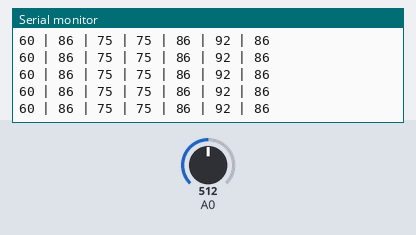
Bench run of a program on a simulated ESP8266 (NodeMCU). Parts: the last lines printed to the serial monitor. The inputs (shaded band) are chosen by the test bench; at power-on: A0 = 512. WiFi joins after 1.5 s; servers stay silent unless stated.

Above: at 2.7 s.
2.8 s: A0 set to 550
At 3.8 s:
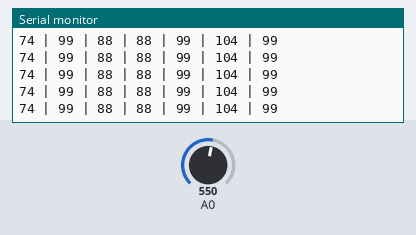
8.8 s: A0 set to 397
At 9.9 s:
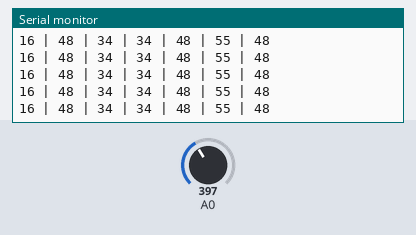
11.8 s: A0 set to 361
At 12.7 s:
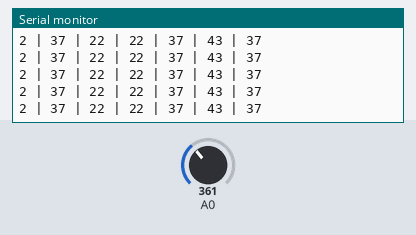
14.8 s: A0 set to 314
At 15.9 s:
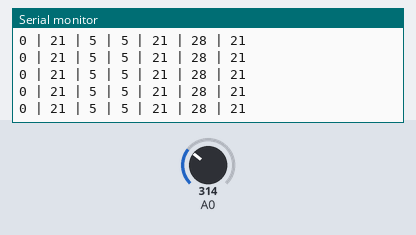
Timing chart, 0 to 17.8 s (numbered marks = the images above; inputs shaded):
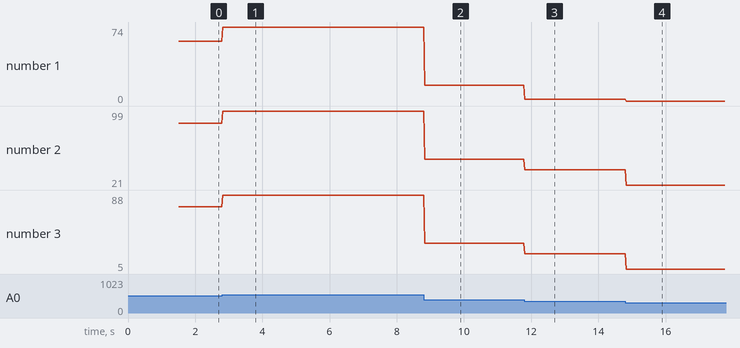

Measured:
- after the input at 2.8 s, the serial monitor: prints a new line at once (image 1)
- after the input at 8.8 s, the serial monitor: prints a new line at once (image 2)
- after the input at 11.8 s, the serial monitor: prints a new line at once (image 3)
- after the input at 14.8 s, the serial monitor: prints a new line at once (image 4)
- plotted number 1: 60 → 74 after the input at 2.8 s, 74 → 16 after the input at 8.8 s, 16 → 2 after the input at 11.8 s, 2 → 0 after the input at 14.8 s
- plotted number 2: 86 → 99 after the input at 2.8 s, 99 → 48 after the input at 8.8 s, 48 → 37 after the input at 11.8 s, 37 → 21 after the input at 14.8 s
- plotted number 3: 75 → 88 after the input at 2.8 s, 88 → 34 after the input at 8.8 s, 34 → 22 after the input at 11.8 s, 22 → 5 after the input at 14.8 s

The program:

main.cpp
```cpp
#include <ESP8266WiFi.h>
#include <WiFiUdp.h>

WiFiUDP Udp;
unsigned int localUdpPort = 4210;
char incomingPacket[255];
char  replyPacekt[] = "ack jesse";

int strobePin = 12; // strobe is attached to digital pin 2
int resetPin = 2; // reset is attached to digital pin 3
int spectrumValue[7]; // to hold a2d values
uint8_t spectrumResult[7];
int FilterValue[7] = {355 , 250 , 300 , 300 , 250 , 225 , 250 };

static unsigned int running_max=255;
  static unsigned int running_avg=0;
  static float scalefactor = 1;
  unsigned int instant_avg=0;
  int reading;
  static int lastValue[7]={0,0,0,0,0,0,0};
//int FilterValue[7] = {0 , 0 , 0 , 0 , 0 , 0 , 0 };


void setup(){

  Serial.begin(9600);
    Serial.println();

    WiFi.begin("Adrenaline", "Hertzcar123");

    Serial.print("Connecting");
    while (WiFi.status() != WL_CONNECTED)
    {
      delay(500);
      Serial.print(".");
    }
    Serial.println();

    Serial.print("Connected, IP address: ");
    Serial.println(WiFi.localIP());

    Udp.begin(localUdpPort);

    pinMode(strobePin, OUTPUT);
    pinMode(resetPin, OUTPUT);


    digitalWrite(resetPin, LOW);
    digitalWrite(strobePin, HIGH);


}

uint16_t counter = 1;
void loop(){
digitalWrite(resetPin, HIGH);
digitalWrite(resetPin, LOW);

for (int i = 0; i < 7; i++)
{
digitalWrite(strobePin, LOW);
delayMicroseconds(30); // to allow the output to settle
spectrumValue[i] = analogRead(A0);
spectrumValue[i] = constrain(spectrumValue[i], FilterValue[i], 1023);
spectrumResult[i] = map(spectrumValue[i], FilterValue[i], 1023, 0, 255);
digitalWrite(strobePin, HIGH);
}


//delay(100);
//Serial.println("sending");
//uint8_t colors[3];
//colors[0] = counter;
//colors[1] = counter;
//colors[2] = counter;

Udp.beginPacket("192.168.0.30", 4210);
//Udp.write(colors, 3);
Udp.write(spectrumResult, 7);
Serial.printf("%i | %i | %i | %i | %i | %i | %i \n",
spectrumResult[0],spectrumResult[1],spectrumResult[2],spectrumResult[3],spectrumResult[4]
,spectrumResult[5],spectrumResult[6]);
Udp.endPacket();
counter++;


}
```
